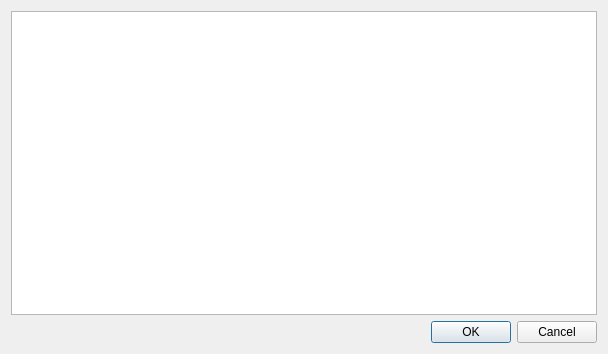
<?xml version="1.0" encoding="UTF-8"?>
<ui version="4.0">
 <class>SelectLocationDialog</class>
 <widget class="QDialog" name="SelectLocationDialog">
  <property name="geometry">
   <rect>
    <x>0</x>
    <y>0</y>
    <width>608</width>
    <height>354</height>
   </rect>
  </property>
  <property name="windowTitle">
   <string>Select Location</string>
  </property>
  <layout class="QVBoxLayout" name="verticalLayout">
   <item>
    <widget class="QTableWidget" name="tableWidget">
     <property name="editTriggers">
      <set>QAbstractItemView::NoEditTriggers</set>
     </property>
     <property name="selectionMode">
      <enum>QAbstractItemView::SingleSelection</enum>
     </property>
     <property name="selectionBehavior">
      <enum>QAbstractItemView::SelectRows</enum>
     </property>
     <attribute name="horizontalHeaderHighlightSections">
      <bool>false</bool>
     </attribute>
     <attribute name="verticalHeaderVisible">
      <bool>false</bool>
     </attribute>
    </widget>
   </item>
   <item>
    <layout class="QHBoxLayout" name="horizontalLayout">
     <item>
      <spacer name="horizontalSpacer">
       <property name="orientation">
        <enum>Qt::Horizontal</enum>
       </property>
       <property name="sizeHint" stdset="0">
        <size>
         <width>40</width>
         <height>20</height>
        </size>
       </property>
      </spacer>
     </item>
     <item>
      <widget class="QPushButton" name="pushButton">
       <property name="text">
        <string>OK</string>
       </property>
      </widget>
     </item>
     <item>
      <widget class="QPushButton" name="pushButton_2">
       <property name="text">
        <string>Cancel</string>
       </property>
      </widget>
     </item>
    </layout>
   </item>
  </layout>
 </widget>
 <resources/>
 <connections>
  <connection>
   <sender>pushButton</sender>
   <signal>clicked()</signal>
   <receiver>SelectLocationDialog</receiver>
   <slot>accept()</slot>
   <hints>
    <hint type="sourcelabel">
     <x>250</x>
     <y>281</y>
    </hint>
    <hint type="destinationlabel">
     <x>211</x>
     <y>281</y>
    </hint>
   </hints>
  </connection>
  <connection>
   <sender>pushButton_2</sender>
   <signal>clicked()</signal>
   <receiver>SelectLocationDialog</receiver>
   <slot>reject()</slot>
   <hints>
    <hint type="sourcelabel">
     <x>374</x>
     <y>279</y>
    </hint>
    <hint type="destinationlabel">
     <x>397</x>
     <y>279</y>
    </hint>
   </hints>
  </connection>
  <connection>
   <sender>tableWidget</sender>
   <signal>itemDoubleClicked(QTableWidgetItem*)</signal>
   <receiver>SelectLocationDialog</receiver>
   <slot>accept()</slot>
   <hints>
    <hint type="sourcelabel">
     <x>29</x>
     <y>116</y>
    </hint>
    <hint type="destinationlabel">
     <x>50</x>
     <y>276</y>
    </hint>
   </hints>
  </connection>
 </connections>
</ui>
